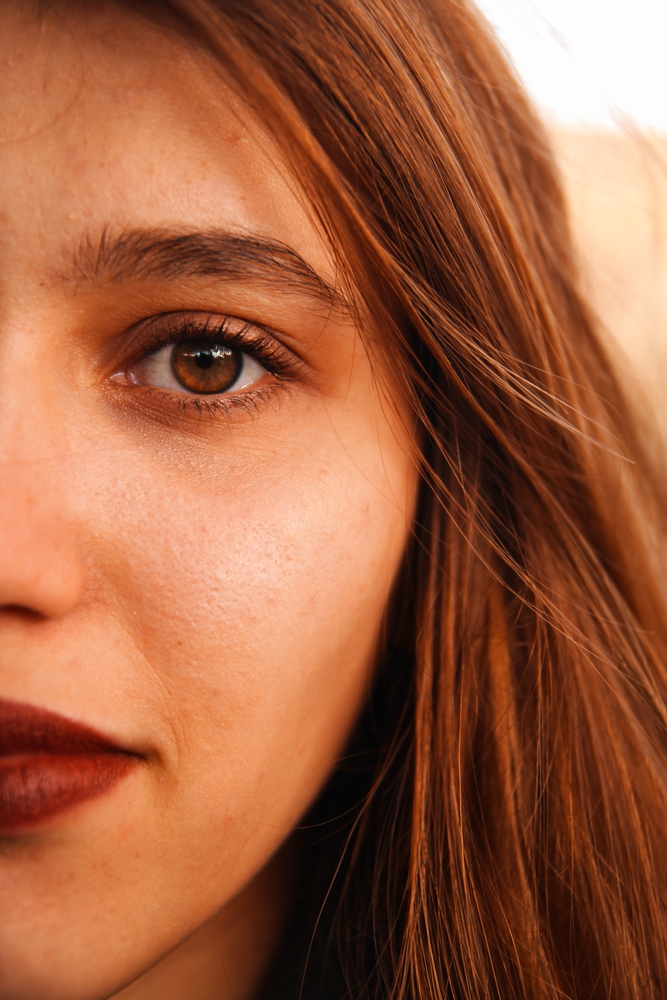
#> input picture dataset/training_set/A/A_16.jpg, 667 x 1000 px, shrunk from 3456 x 5184 before the run, found by its file name
$ python image5.py
#> lines starting #> are read from the running program, lines starting #| are printed output that depends on the picture; after the words box and inside, x2 and y2 are one past the last pixel; in counts of white or black regions, pixels touching at a corner belong together
# coding: Shift_JIS

import cv2
import numpy as np
from matplotlib import pyplot as plt

def main():
    # 閾値
    t = 127

    # 入力画像の読み込み
    img = cv2.imread("/Users/s-han/git/python_apple/dataset/training_set/A_16.jpg")
#> img is the input picture: shape (1000, 667, 3); mean B, G, R 64.4, 95.1, 159.1

    # グレースケール変換
    gray = cv2.cvtColor(img, cv2.COLOR_RGB2GRAY)
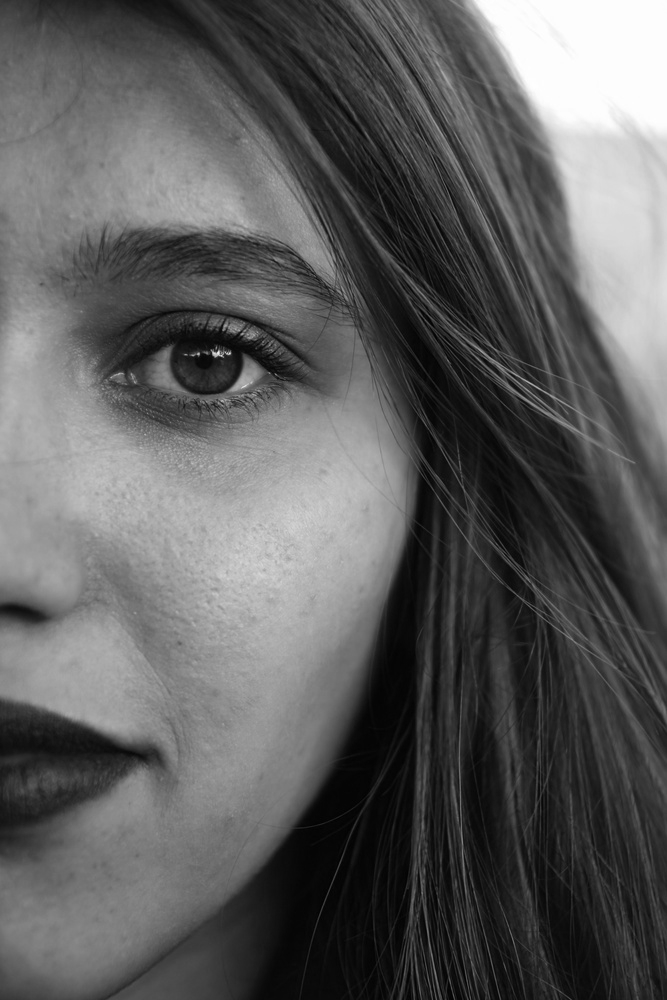
#> gray: shape (1000, 667); min 1, max 255, mean 93.2

    # 方法2 （OpenCVで実装）
    ret, th2 = cv2.threshold(gray, t, 255, cv2.THRESH_BINARY)
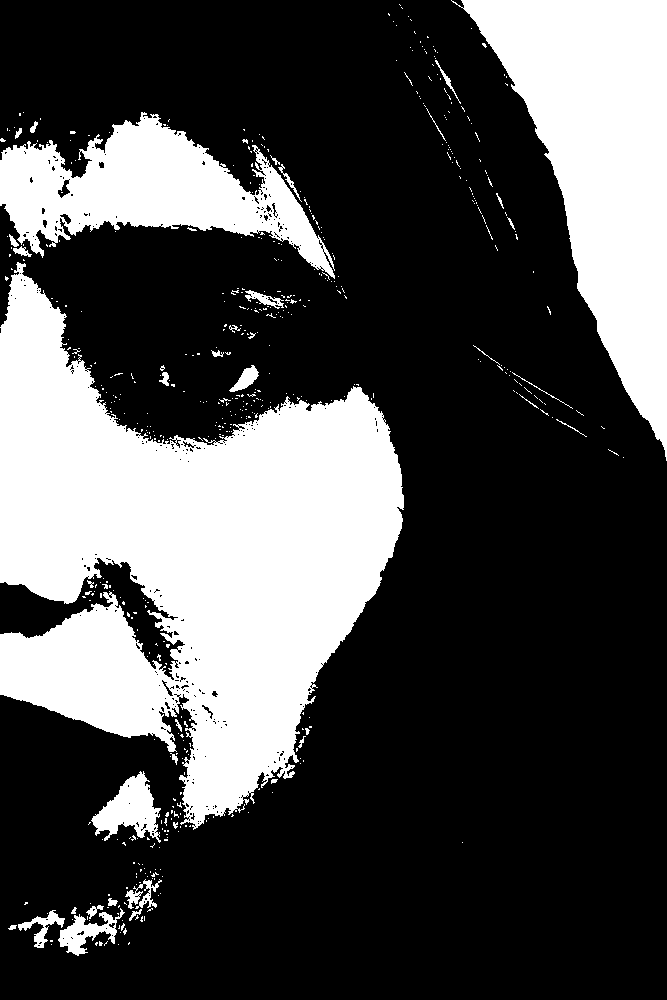
#> th2: shape (1000, 667); 30.1% white; 539 white regions (499 under 20 px), largest, box (x1, y1, x2, y2) and area: (0, 262, 404, 830) 121582, (451, 0, 667, 461) 46062, (0, 112, 335, 279) 24340
#> ret = 127

#> (the run stopped early here; a loop or call above may not have finished)
